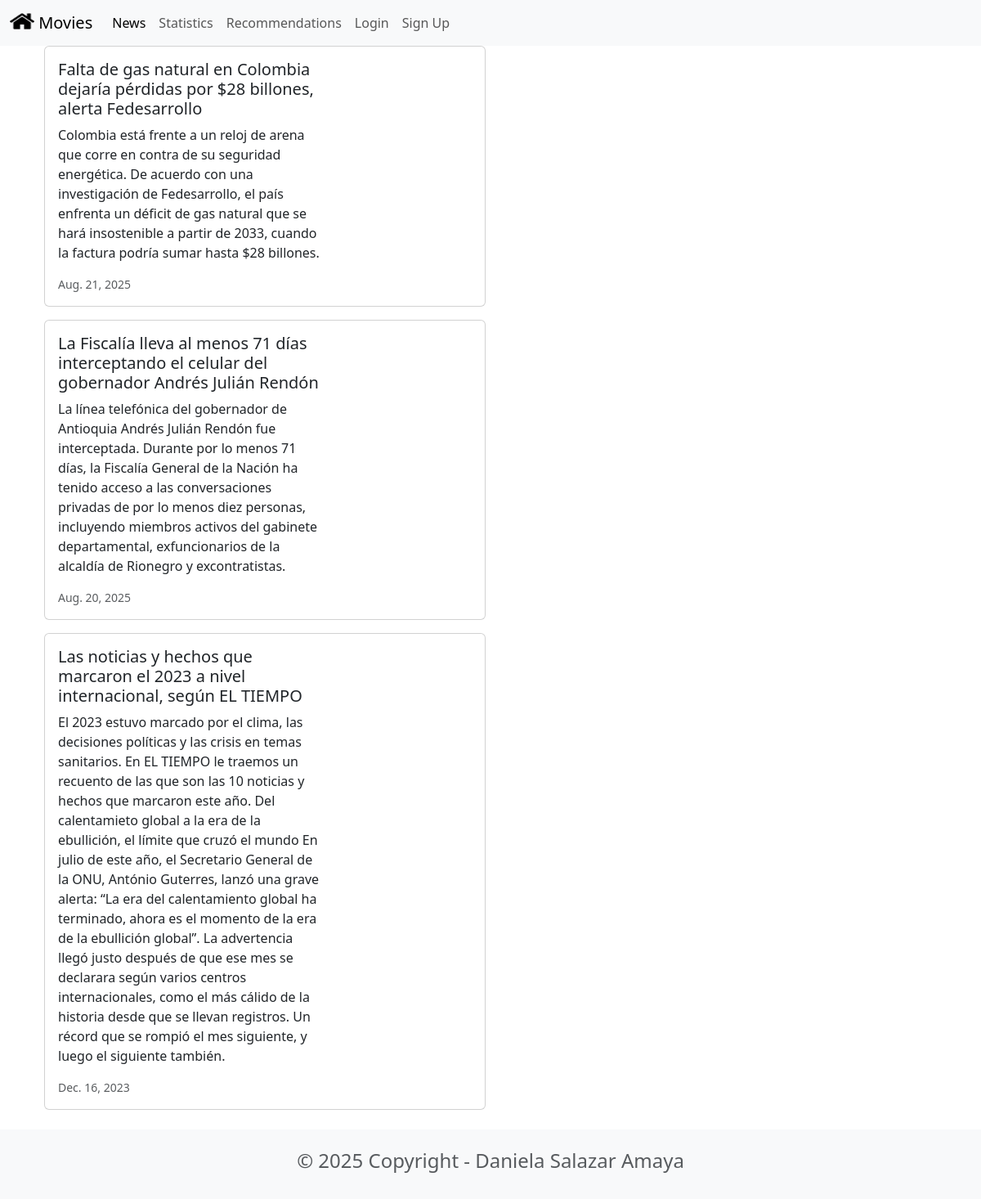
Page /news/ on the committed database.
### news/models.py (models this page shows, shortened)
class News(models.Model):
    headline = models.CharField(max_length=200)
    body = models.TextField()
    date = models.DateField()

### news/views.py (the view)
# urls.py: path('news/',include('news.urls')),
def news(request):
    newss = News.objects.all().order_by('-date') #indicamos que se ordenen los elementos de forma descendente (-) por fecha
    return render(request, 'news.html', {'newss':newss})

### news/templates/news.html
{% extends 'base.html' %}
{% block content %}
<div class="container">
    {% for news in newss %}
    <div class="card mb-3" style="max-width: 540px;">
        <div class="row g-0">
            <div class="col-md-8">
                <div class="card-body">
                    <h5 class="card-title">{{ news.headline }}</h5>
                    <p class="card-text">{{ news.body }}</p>
                    <p class="card-text"><small class="text-muted"> {{ news.date }} </small></p>
                </div>
            </div>
        </div>
    </div>
    {% endfor %}
</div>
{%endblock content %}

### rows in the picture
News: headline "Falta de gas natural en Colombia dejaría pérdidas por $28 billones, alerta Fedesarrollo", body "Colombia está frente a un reloj de arena que corre en contra de su seguridad energética. De acuerdo con una investigación de Fedesarrollo, el país enfrenta un déficit de gas natural que se hará insostenible a partir de 2033, cuando la factura podría sumar hasta $28 billones.", date "Aug. 21, 2025"
News: headline "La Fiscalía lleva al menos 71 días interceptando el celular del gobernador Andrés Julián Rendón", body "La línea telefónica del gobernador de Antioquia Andrés Julián Rendón fue interceptada. Durante por lo menos 71 días, la Fiscalía General de la Nación ha tenido acceso a las conversaciones privadas de por lo menos diez personas, incluyendo miembros activos del gabinete departamental, exfuncionarios de la alcaldía de Rionegro y excontratistas.", date "Aug. 20, 2025"
News: headline "Las noticias y hechos que marcaron el 2023 a nivel internacional, según EL TIEMPO", body "El 2023 estuvo marcado por el clima, las decisiones políticas y las crisis en temas sanitarios. En EL TIEMPO le traemos un recuento de las que son las 10 noticias y hechos que marcaron este año. Del calentamieto global a la era de la ebullición, el límite que cruzó el mundo En julio de este año, el Secretario General de la ONU, António Guterres, lanzó una grave alerta: “La era del calentamiento global ha terminado, ahora es el momento de la era de la ebullición global”. La advertencia llegó justo después de que ese mes se declarara según varios centros internacionales, como el más cálido de la historia desde que se llevan registros. Un récord que se rompió el mes siguiente, y luego el…", date "Dec. 16, 2023"
